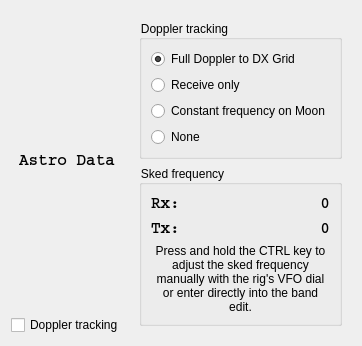
<?xml version="1.0" encoding="UTF-8"?>
<ui version="4.0">
 <class>Astro</class>
 <widget class="QWidget" name="Astro">
  <property name="geometry">
   <rect>
    <x>0</x>
    <y>0</y>
    <width>359</width>
    <height>287</height>
   </rect>
  </property>
  <property name="sizePolicy">
   <sizepolicy hsizetype="Preferred" vsizetype="Preferred">
    <horstretch>0</horstretch>
    <verstretch>0</verstretch>
   </sizepolicy>
  </property>
  <layout class="QGridLayout" name="gridLayout">
   <property name="sizeConstraint">
    <enum>QLayout::SetFixedSize</enum>
   </property>
   <item row="0" column="1">
    <widget class="QWidget" name="doppler_widget" native="true">
     <property name="styleSheet">
      <string notr="true">* {
	font-weight: normal;
}</string>
     </property>
     <layout class="QVBoxLayout" name="verticalLayout">
      <item>
       <widget class="QGroupBox" name="groupBox">
        <property name="title">
         <string>Doppler tracking</string>
        </property>
        <layout class="QVBoxLayout" name="verticalLayout_2">
         <item>
          <widget class="QRadioButton" name="rbFullTrack">
           <property name="toolTip">
            <string>&lt;html&gt;&lt;head/&gt;&lt;body&gt;&lt;p&gt;One station does all Doppler shift correction, their QSO partner receives and transmits on the sked frequency.&lt;/p&gt;&lt;p&gt;If the rig does not accept CAT QSY commands while transmitting a single correction is applied for the whole transmit period.&lt;/p&gt;&lt;/body&gt;&lt;/html&gt;</string>
           </property>
           <property name="text">
            <string>Full Doppler to DX Grid</string>
           </property>
           <property name="checked">
            <bool>true</bool>
           </property>
          </widget>
         </item>
         <item>
          <widget class="QRadioButton" name="rbRxOnly">
           <property name="toolTip">
            <string>&lt;html&gt;&lt;head/&gt;&lt;body&gt;&lt;p&gt;Both stations do full correction to their QSO partner's grid square during receive, no correction is applied on transmit.&lt;/p&gt;&lt;p&gt;This mode facilitates accurate Doppler shift correction when one or both stations have a rig that does not accept CAT QSY commands while transmitting.&lt;/p&gt;&lt;/body&gt;&lt;/html&gt;</string>
           </property>
           <property name="text">
            <string>Receive only</string>
           </property>
          </widget>
         </item>
         <item>
          <widget class="QRadioButton" name="rbConstFreqOnMoon">
           <property name="toolTip">
            <string>&lt;html&gt;&lt;head/&gt;&lt;body&gt;&lt;p&gt;Both stations correct for Doppler shift such that they would be heard on the moon at the sked frequency.&lt;/p&gt;&lt;p&gt;If the rig does not accept CAT QSY commands while transmitting a single correction is applied for the whole transmit period.&lt;/p&gt;&lt;/body&gt;&lt;/html&gt;</string>
           </property>
           <property name="text">
            <string>Constant frequency on Moon</string>
           </property>
           <property name="checked">
            <bool>false</bool>
           </property>
          </widget>
         </item>
         <item>
          <widget class="QRadioButton" name="rbNoDoppler">
           <property name="toolTip">
            <string>&lt;html&gt;&lt;head/&gt;&lt;body&gt;&lt;p&gt;No Doppler shift correction is applied. This may be used when the QSO partner does full Doppler correction to your grid square.&lt;/p&gt;&lt;/body&gt;&lt;/html&gt;</string>
           </property>
           <property name="text">
            <string>None</string>
           </property>
           <property name="checked">
            <bool>false</bool>
           </property>
          </widget>
         </item>
        </layout>
       </widget>
      </item>
      <item>
       <widget class="QGroupBox" name="groupBox_3">
        <property name="enabled">
         <bool>true</bool>
        </property>
        <property name="title">
         <string>Sked frequency</string>
        </property>
        <layout class="QGridLayout" name="gridLayout_2" columnstretch="0,1">
         <item row="1" column="1">
          <widget class="QLabel" name="sked_tx_frequency_label">
           <property name="styleSheet">
            <string notr="true">* {
	font-family: Courier;
	font-size: 12pt;
	font-weight: bold;
}</string>
           </property>
           <property name="text">
            <string>0</string>
           </property>
           <property name="alignment">
            <set>Qt::AlignRight|Qt::AlignTrailing|Qt::AlignVCenter</set>
           </property>
          </widget>
         </item>
         <item row="0" column="1">
          <widget class="QLabel" name="sked_frequency_label">
           <property name="styleSheet">
            <string notr="true">* {
	font-family: Courier;
	font-size: 12pt;
	font-weight: bold;
}</string>
           </property>
           <property name="text">
            <string>0</string>
           </property>
           <property name="alignment">
            <set>Qt::AlignRight|Qt::AlignTrailing|Qt::AlignVCenter</set>
           </property>
          </widget>
         </item>
         <item row="0" column="0">
          <widget class="QLabel" name="label">
           <property name="styleSheet">
            <string notr="true">* {
	font-family: Courier;
	font-size: 12pt;
	font-weight: bold;
}</string>
           </property>
           <property name="text">
            <string>Rx:</string>
           </property>
          </widget>
         </item>
         <item row="1" column="0">
          <widget class="QLabel" name="label_2">
           <property name="styleSheet">
            <string notr="true">* {
	font-family: Courier;
	font-size: 12pt;
	font-weight: bold;
}</string>
           </property>
           <property name="text">
            <string>Tx:</string>
           </property>
          </widget>
         </item>
         <item row="2" column="0" colspan="2">
          <widget class="QLabel" name="label_3">
           <property name="text">
            <string>&lt;html&gt;&lt;head/&gt;&lt;body&gt;&lt;p&gt;Press and hold the CTRL key to adjust the sked frequency manually with the rig's VFO dial or enter directly into the band edit.&lt;/p&gt;&lt;/body&gt;&lt;/html&gt;</string>
           </property>
           <property name="textFormat">
            <enum>Qt::AutoText</enum>
           </property>
           <property name="alignment">
            <set>Qt::AlignCenter</set>
           </property>
           <property name="wordWrap">
            <bool>true</bool>
           </property>
          </widget>
         </item>
        </layout>
       </widget>
      </item>
      <item>
       <spacer name="verticalSpacer_2">
        <property name="orientation">
         <enum>Qt::Vertical</enum>
        </property>
        <property name="sizeHint" stdset="0">
         <size>
          <width>0</width>
          <height>0</height>
         </size>
        </property>
       </spacer>
      </item>
     </layout>
    </widget>
   </item>
   <item row="0" column="0">
    <layout class="QVBoxLayout" name="verticalLayout_3">
     <item alignment="Qt::AlignHCenter">
      <widget class="QLabel" name="text_label">
       <property name="sizePolicy">
        <sizepolicy hsizetype="Preferred" vsizetype="MinimumExpanding">
         <horstretch>0</horstretch>
         <verstretch>0</verstretch>
        </sizepolicy>
       </property>
       <property name="styleSheet">
        <string notr="true">* {
	font-family: Courier;
	font-size: 12pt;
	font-weight: bold;
}</string>
       </property>
       <property name="frameShadow">
        <enum>QFrame::Sunken</enum>
       </property>
       <property name="text">
        <string>Astro Data</string>
       </property>
       <property name="alignment">
        <set>Qt::AlignCenter</set>
       </property>
       <property name="margin">
        <number>6</number>
       </property>
      </widget>
     </item>
     <item>
      <layout class="QHBoxLayout" name="horizontalLayout">
       <item>
        <widget class="QCheckBox" name="cbDopplerTracking">
         <property name="styleSheet">
          <string notr="true"/>
         </property>
         <property name="text">
          <string>Doppler tracking</string>
         </property>
        </widget>
       </item>
      </layout>
     </item>
    </layout>
   </item>
  </layout>
 </widget>
 <resources/>
 <connections/>
</ui>
